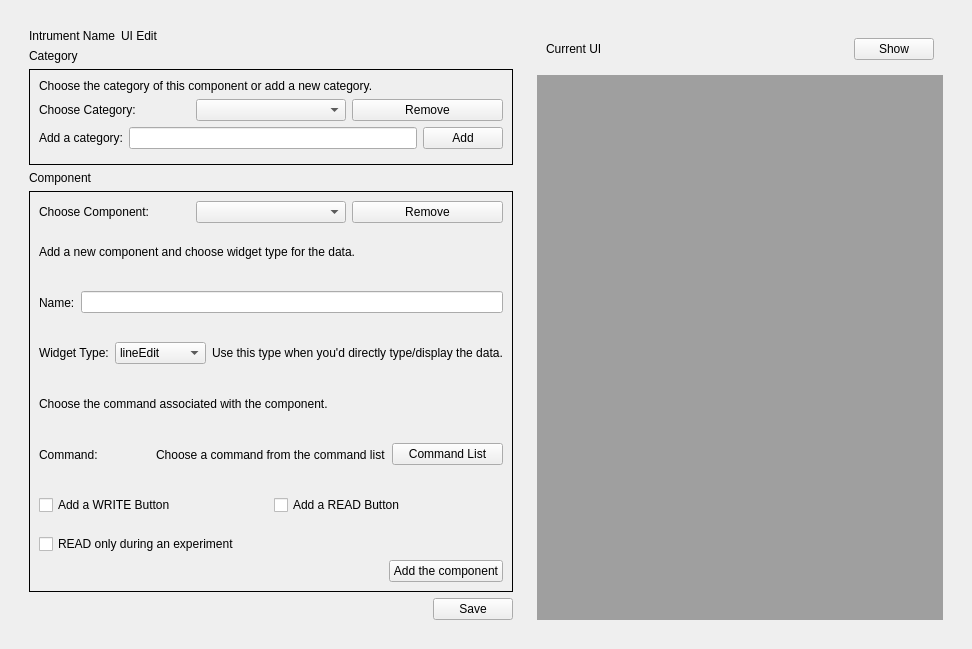
<?xml version="1.0" encoding="UTF-8"?>
<ui version="4.0">
 <class>Form</class>
 <widget class="QWidget" name="Form">
  <property name="geometry">
   <rect>
    <x>0</x>
    <y>0</y>
    <width>972</width>
    <height>649</height>
   </rect>
  </property>
  <property name="windowTitle">
   <string>Form</string>
  </property>
  <layout class="QHBoxLayout" name="horizontalLayout_12">
   <item>
    <widget class="QFrame" name="frame_18">
     <property name="frameShape">
      <enum>QFrame::NoFrame</enum>
     </property>
     <layout class="QHBoxLayout" name="horizontalLayout_10">
      <item>
       <widget class="QFrame" name="frame_15">
        <property name="layoutDirection">
         <enum>Qt::LeftToRight</enum>
        </property>
        <property name="frameShape">
         <enum>QFrame::NoFrame</enum>
        </property>
        <layout class="QVBoxLayout" name="verticalLayout_7">
         <item>
          <widget class="QFrame" name="frame">
           <property name="sizePolicy">
            <sizepolicy hsizetype="Maximum" vsizetype="Maximum">
             <horstretch>0</horstretch>
             <verstretch>0</verstretch>
            </sizepolicy>
           </property>
           <property name="frameShape">
            <enum>QFrame::NoFrame</enum>
           </property>
           <layout class="QHBoxLayout" name="horizontalLayout">
            <property name="leftMargin">
             <number>0</number>
            </property>
            <property name="topMargin">
             <number>0</number>
            </property>
            <property name="rightMargin">
             <number>0</number>
            </property>
            <property name="bottomMargin">
             <number>0</number>
            </property>
            <item>
             <widget class="QLabel" name="instrument_name_label">
              <property name="text">
               <string>Intrument Name</string>
              </property>
             </widget>
            </item>
            <item>
             <widget class="QLabel" name="label">
              <property name="text">
               <string>UI Edit</string>
              </property>
             </widget>
            </item>
           </layout>
          </widget>
         </item>
         <item>
          <widget class="QFrame" name="frame_9">
           <property name="sizePolicy">
            <sizepolicy hsizetype="Preferred" vsizetype="Maximum">
             <horstretch>0</horstretch>
             <verstretch>0</verstretch>
            </sizepolicy>
           </property>
           <property name="frameShape">
            <enum>QFrame::NoFrame</enum>
           </property>
           <layout class="QVBoxLayout" name="verticalLayout_3">
            <property name="leftMargin">
             <number>0</number>
            </property>
            <property name="topMargin">
             <number>0</number>
            </property>
            <property name="rightMargin">
             <number>0</number>
            </property>
            <property name="bottomMargin">
             <number>0</number>
            </property>
            <item>
             <widget class="QLabel" name="label_2">
              <property name="sizePolicy">
               <sizepolicy hsizetype="Preferred" vsizetype="Maximum">
                <horstretch>0</horstretch>
                <verstretch>0</verstretch>
               </sizepolicy>
              </property>
              <property name="text">
               <string>Category</string>
              </property>
             </widget>
            </item>
            <item>
             <widget class="QFrame" name="frame_7">
              <property name="sizePolicy">
               <sizepolicy hsizetype="Preferred" vsizetype="Maximum">
                <horstretch>0</horstretch>
                <verstretch>0</verstretch>
               </sizepolicy>
              </property>
              <property name="frameShape">
               <enum>QFrame::Box</enum>
              </property>
              <layout class="QVBoxLayout" name="verticalLayout">
               <item>
                <widget class="QLabel" name="label_9">
                 <property name="sizePolicy">
                  <sizepolicy hsizetype="Preferred" vsizetype="Maximum">
                   <horstretch>0</horstretch>
                   <verstretch>0</verstretch>
                  </sizepolicy>
                 </property>
                 <property name="text">
                  <string>Choose the category of this component or add a new category.</string>
                 </property>
                </widget>
               </item>
               <item>
                <widget class="QFrame" name="frame_2">
                 <property name="sizePolicy">
                  <sizepolicy hsizetype="Preferred" vsizetype="Maximum">
                   <horstretch>0</horstretch>
                   <verstretch>0</verstretch>
                  </sizepolicy>
                 </property>
                 <property name="frameShape">
                  <enum>QFrame::NoFrame</enum>
                 </property>
                 <layout class="QHBoxLayout" name="horizontalLayout_2">
                  <property name="leftMargin">
                   <number>0</number>
                  </property>
                  <property name="topMargin">
                   <number>0</number>
                  </property>
                  <property name="rightMargin">
                   <number>0</number>
                  </property>
                  <property name="bottomMargin">
                   <number>0</number>
                  </property>
                  <item>
                   <widget class="QLabel" name="label_3">
                    <property name="sizePolicy">
                     <sizepolicy hsizetype="Preferred" vsizetype="Minimum">
                      <horstretch>0</horstretch>
                      <verstretch>0</verstretch>
                     </sizepolicy>
                    </property>
                    <property name="text">
                     <string>Choose Category:</string>
                    </property>
                   </widget>
                  </item>
                  <item>
                   <widget class="QComboBox" name="choose_category_comboBox"/>
                  </item>
                  <item>
                   <widget class="QPushButton" name="category_remove_pushButton">
                    <property name="text">
                     <string>Remove</string>
                    </property>
                   </widget>
                  </item>
                 </layout>
                </widget>
               </item>
               <item>
                <widget class="QFrame" name="frame_3">
                 <property name="sizePolicy">
                  <sizepolicy hsizetype="Preferred" vsizetype="Maximum">
                   <horstretch>0</horstretch>
                   <verstretch>0</verstretch>
                  </sizepolicy>
                 </property>
                 <property name="frameShape">
                  <enum>QFrame::NoFrame</enum>
                 </property>
                 <layout class="QHBoxLayout" name="horizontalLayout_3">
                  <property name="leftMargin">
                   <number>0</number>
                  </property>
                  <property name="topMargin">
                   <number>0</number>
                  </property>
                  <property name="rightMargin">
                   <number>0</number>
                  </property>
                  <property name="bottomMargin">
                   <number>0</number>
                  </property>
                  <item>
                   <widget class="QLabel" name="label_4">
                    <property name="text">
                     <string>Add a category:</string>
                    </property>
                   </widget>
                  </item>
                  <item>
                   <widget class="QLineEdit" name="add_category_lineEdit"/>
                  </item>
                  <item>
                   <widget class="QPushButton" name="category_add_pushButton">
                    <property name="text">
                     <string>Add</string>
                    </property>
                   </widget>
                  </item>
                 </layout>
                </widget>
               </item>
               <item>
                <widget class="QFrame" name="frame_13">
                 <property name="sizePolicy">
                  <sizepolicy hsizetype="Fixed" vsizetype="Preferred">
                   <horstretch>0</horstretch>
                   <verstretch>0</verstretch>
                  </sizepolicy>
                 </property>
                 <property name="layoutDirection">
                  <enum>Qt::LeftToRight</enum>
                 </property>
                 <property name="frameShape">
                  <enum>QFrame::NoFrame</enum>
                 </property>
                 <layout class="QHBoxLayout" name="horizontalLayout_13">
                  <property name="leftMargin">
                   <number>0</number>
                  </property>
                  <property name="topMargin">
                   <number>0</number>
                  </property>
                  <property name="rightMargin">
                   <number>0</number>
                  </property>
                  <property name="bottomMargin">
                   <number>0</number>
                  </property>
                 </layout>
                </widget>
               </item>
              </layout>
             </widget>
            </item>
           </layout>
          </widget>
         </item>
         <item>
          <widget class="QFrame" name="frame_10">
           <property name="frameShape">
            <enum>QFrame::NoFrame</enum>
           </property>
           <layout class="QVBoxLayout" name="verticalLayout_4">
            <property name="leftMargin">
             <number>0</number>
            </property>
            <property name="topMargin">
             <number>0</number>
            </property>
            <property name="rightMargin">
             <number>0</number>
            </property>
            <property name="bottomMargin">
             <number>0</number>
            </property>
            <item>
             <widget class="QLabel" name="label_5">
              <property name="sizePolicy">
               <sizepolicy hsizetype="Preferred" vsizetype="Maximum">
                <horstretch>0</horstretch>
                <verstretch>0</verstretch>
               </sizepolicy>
              </property>
              <property name="text">
               <string>Component</string>
              </property>
             </widget>
            </item>
            <item>
             <widget class="QFrame" name="frame_8">
              <property name="frameShape">
               <enum>QFrame::Box</enum>
              </property>
              <layout class="QVBoxLayout" name="verticalLayout_2">
               <item>
                <widget class="QFrame" name="frame_20">
                 <property name="sizePolicy">
                  <sizepolicy hsizetype="Preferred" vsizetype="Maximum">
                   <horstretch>0</horstretch>
                   <verstretch>0</verstretch>
                  </sizepolicy>
                 </property>
                 <property name="frameShape">
                  <enum>QFrame::NoFrame</enum>
                 </property>
                 <layout class="QHBoxLayout" name="horizontalLayout_6">
                  <property name="leftMargin">
                   <number>0</number>
                  </property>
                  <property name="topMargin">
                   <number>0</number>
                  </property>
                  <property name="rightMargin">
                   <number>0</number>
                  </property>
                  <property name="bottomMargin">
                   <number>0</number>
                  </property>
                  <item>
                   <widget class="QLabel" name="label_8">
                    <property name="sizePolicy">
                     <sizepolicy hsizetype="Preferred" vsizetype="Minimum">
                      <horstretch>0</horstretch>
                      <verstretch>0</verstretch>
                     </sizepolicy>
                    </property>
                    <property name="text">
                     <string>Choose Component:</string>
                    </property>
                   </widget>
                  </item>
                  <item>
                   <widget class="QComboBox" name="choose_component_comboBox"/>
                  </item>
                  <item>
                   <widget class="QPushButton" name="component_remove_pushButton">
                    <property name="text">
                     <string>Remove</string>
                    </property>
                   </widget>
                  </item>
                 </layout>
                </widget>
               </item>
               <item>
                <widget class="QLabel" name="label_10">
                 <property name="text">
                  <string>Add a new component and choose widget type for the data.</string>
                 </property>
                </widget>
               </item>
               <item>
                <widget class="QFrame" name="frame_4">
                 <property name="frameShape">
                  <enum>QFrame::NoFrame</enum>
                 </property>
                 <layout class="QHBoxLayout" name="horizontalLayout_4">
                  <property name="leftMargin">
                   <number>0</number>
                  </property>
                  <property name="topMargin">
                   <number>0</number>
                  </property>
                  <property name="rightMargin">
                   <number>0</number>
                  </property>
                  <property name="bottomMargin">
                   <number>0</number>
                  </property>
                  <item>
                   <widget class="QLabel" name="label_6">
                    <property name="text">
                     <string>Name:</string>
                    </property>
                   </widget>
                  </item>
                  <item>
                   <widget class="QLineEdit" name="component_lineEdit"/>
                  </item>
                 </layout>
                </widget>
               </item>
               <item>
                <widget class="QFrame" name="frame_5">
                 <property name="frameShape">
                  <enum>QFrame::NoFrame</enum>
                 </property>
                 <layout class="QHBoxLayout" name="horizontalLayout_5">
                  <property name="leftMargin">
                   <number>0</number>
                  </property>
                  <property name="topMargin">
                   <number>0</number>
                  </property>
                  <property name="rightMargin">
                   <number>0</number>
                  </property>
                  <property name="bottomMargin">
                   <number>0</number>
                  </property>
                  <item>
                   <widget class="QLabel" name="label_7">
                    <property name="text">
                     <string>Widget Type:</string>
                    </property>
                   </widget>
                  </item>
                  <item>
                   <widget class="QComboBox" name="widget_type_comboBox">
                    <item>
                     <property name="text">
                      <string>lineEdit</string>
                     </property>
                    </item>
                    <item>
                     <property name="text">
                      <string>ComboBox</string>
                     </property>
                    </item>
                   </widget>
                  </item>
                  <item>
                   <widget class="QLabel" name="widget_type_explanation">
                    <property name="text">
                     <string>Use this type when you'd directly type/display the data.</string>
                    </property>
                   </widget>
                  </item>
                 </layout>
                </widget>
               </item>
               <item>
                <widget class="QLabel" name="label_12">
                 <property name="text">
                  <string>Choose the command associated with the component.</string>
                 </property>
                </widget>
               </item>
               <item>
                <widget class="QFrame" name="frame_11">
                 <property name="frameShape">
                  <enum>QFrame::NoFrame</enum>
                 </property>
                 <layout class="QHBoxLayout" name="horizontalLayout_7">
                  <property name="leftMargin">
                   <number>0</number>
                  </property>
                  <property name="topMargin">
                   <number>0</number>
                  </property>
                  <property name="rightMargin">
                   <number>0</number>
                  </property>
                  <property name="bottomMargin">
                   <number>0</number>
                  </property>
                  <item>
                   <widget class="QLabel" name="label_13">
                    <property name="text">
                     <string>Command:</string>
                    </property>
                   </widget>
                  </item>
                  <item>
                   <widget class="QLabel" name="command_name_label">
                    <property name="text">
                     <string>Choose a command from the command list</string>
                    </property>
                   </widget>
                  </item>
                  <item>
                   <widget class="QPushButton" name="command_list_pushButton">
                    <property name="text">
                     <string>Command List</string>
                    </property>
                   </widget>
                  </item>
                 </layout>
                </widget>
               </item>
               <item>
                <widget class="QFrame" name="frame_12">
                 <property name="frameShape">
                  <enum>QFrame::NoFrame</enum>
                 </property>
                 <layout class="QHBoxLayout" name="horizontalLayout_8">
                  <property name="leftMargin">
                   <number>0</number>
                  </property>
                  <property name="topMargin">
                   <number>0</number>
                  </property>
                  <property name="rightMargin">
                   <number>0</number>
                  </property>
                  <property name="bottomMargin">
                   <number>0</number>
                  </property>
                  <item>
                   <widget class="QCheckBox" name="add_write_checkBox">
                    <property name="text">
                     <string>Add a WRITE Button</string>
                    </property>
                   </widget>
                  </item>
                  <item>
                   <widget class="QCheckBox" name="add_read_checkBox">
                    <property name="text">
                     <string>Add a READ Button</string>
                    </property>
                   </widget>
                  </item>
                 </layout>
                </widget>
               </item>
               <item>
                <widget class="QCheckBox" name="read_only_checkBox">
                 <property name="text">
                  <string>READ only during an experiment</string>
                 </property>
                </widget>
               </item>
               <item>
                <widget class="QFrame" name="frame_17">
                 <property name="sizePolicy">
                  <sizepolicy hsizetype="Maximum" vsizetype="Maximum">
                   <horstretch>0</horstretch>
                   <verstretch>0</verstretch>
                  </sizepolicy>
                 </property>
                 <property name="layoutDirection">
                  <enum>Qt::RightToLeft</enum>
                 </property>
                 <property name="frameShape">
                  <enum>QFrame::NoFrame</enum>
                 </property>
                 <layout class="QHBoxLayout" name="horizontalLayout_9">
                  <property name="leftMargin">
                   <number>0</number>
                  </property>
                  <property name="topMargin">
                   <number>0</number>
                  </property>
                  <property name="rightMargin">
                   <number>0</number>
                  </property>
                  <property name="bottomMargin">
                   <number>0</number>
                  </property>
                  <item>
                   <widget class="QPushButton" name="add_component_pushButton">
                    <property name="sizePolicy">
                     <sizepolicy hsizetype="Maximum" vsizetype="Fixed">
                      <horstretch>0</horstretch>
                      <verstretch>0</verstretch>
                     </sizepolicy>
                    </property>
                    <property name="layoutDirection">
                     <enum>Qt::LeftToRight</enum>
                    </property>
                    <property name="text">
                     <string>Add the component</string>
                    </property>
                   </widget>
                  </item>
                 </layout>
                </widget>
               </item>
              </layout>
             </widget>
            </item>
           </layout>
          </widget>
         </item>
         <item>
          <widget class="QFrame" name="frame_14">
           <property name="sizePolicy">
            <sizepolicy hsizetype="Maximum" vsizetype="Maximum">
             <horstretch>0</horstretch>
             <verstretch>0</verstretch>
            </sizepolicy>
           </property>
           <property name="layoutDirection">
            <enum>Qt::RightToLeft</enum>
           </property>
           <property name="frameShape">
            <enum>QFrame::NoFrame</enum>
           </property>
           <layout class="QHBoxLayout" name="horizontalLayout_14">
            <property name="leftMargin">
             <number>0</number>
            </property>
            <property name="topMargin">
             <number>0</number>
            </property>
            <property name="rightMargin">
             <number>0</number>
            </property>
            <property name="bottomMargin">
             <number>0</number>
            </property>
            <item>
             <widget class="QPushButton" name="save_pushButton">
              <property name="text">
               <string>Save</string>
              </property>
             </widget>
            </item>
           </layout>
          </widget>
         </item>
        </layout>
       </widget>
      </item>
      <item>
       <widget class="QFrame" name="frame_16">
        <property name="frameShape">
         <enum>QFrame::NoFrame</enum>
        </property>
        <layout class="QVBoxLayout" name="verticalLayout_8">
         <item>
          <widget class="QFrame" name="frame_19">
           <property name="frameShape">
            <enum>QFrame::NoFrame</enum>
           </property>
           <layout class="QHBoxLayout" name="horizontalLayout_11">
            <item>
             <widget class="QLabel" name="label_16">
              <property name="text">
               <string>Current UI</string>
              </property>
             </widget>
            </item>
            <item>
             <widget class="QPushButton" name="show_current_ui_pushButton">
              <property name="sizePolicy">
               <sizepolicy hsizetype="Fixed" vsizetype="Fixed">
                <horstretch>0</horstretch>
                <verstretch>0</verstretch>
               </sizepolicy>
              </property>
              <property name="text">
               <string>Show</string>
              </property>
             </widget>
            </item>
           </layout>
          </widget>
         </item>
         <item>
          <widget class="QMdiArea" name="current_ui_mdiArea"/>
         </item>
        </layout>
       </widget>
      </item>
     </layout>
    </widget>
   </item>
  </layout>
 </widget>
 <resources/>
 <connections/>
</ui>
